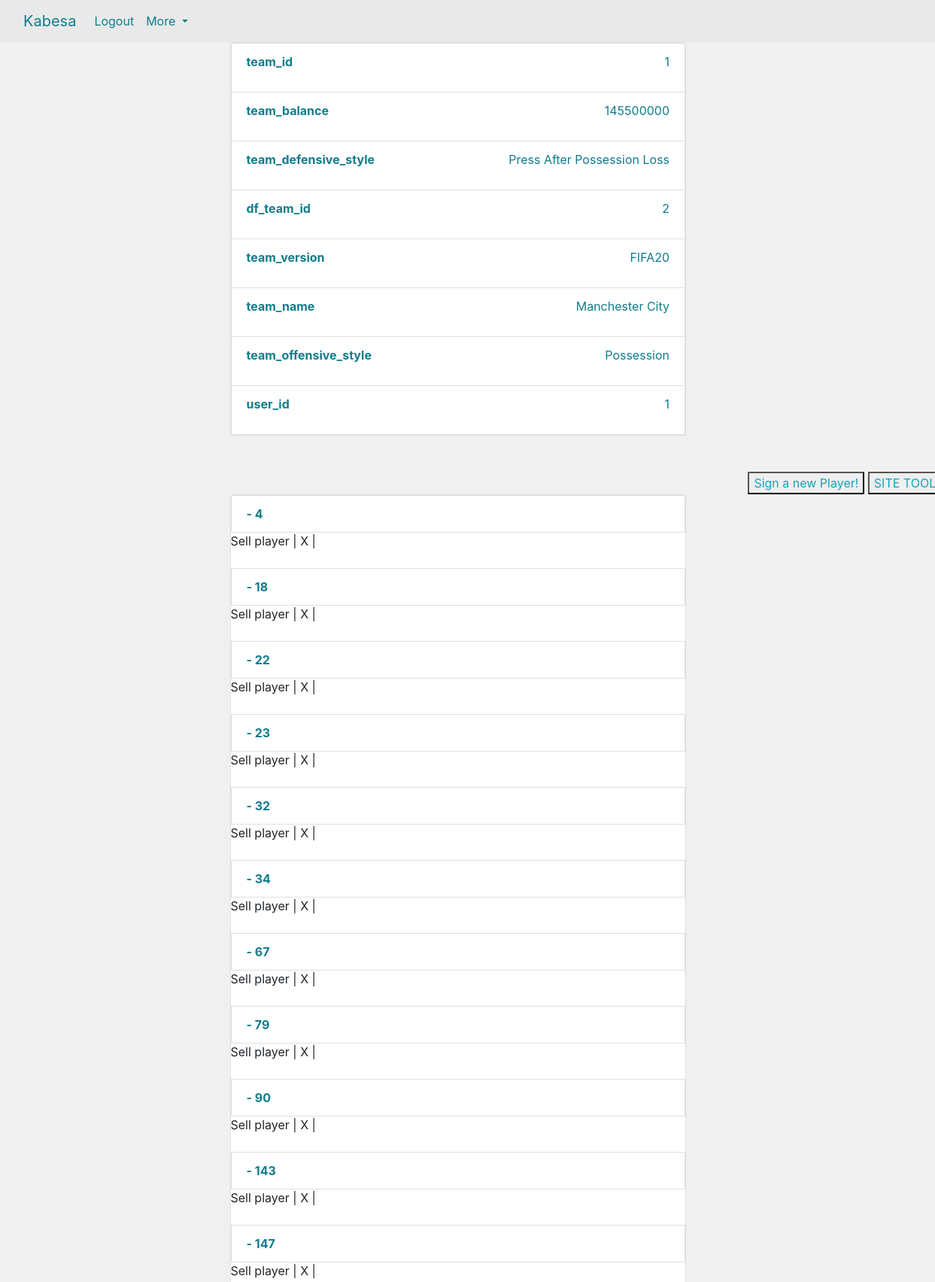
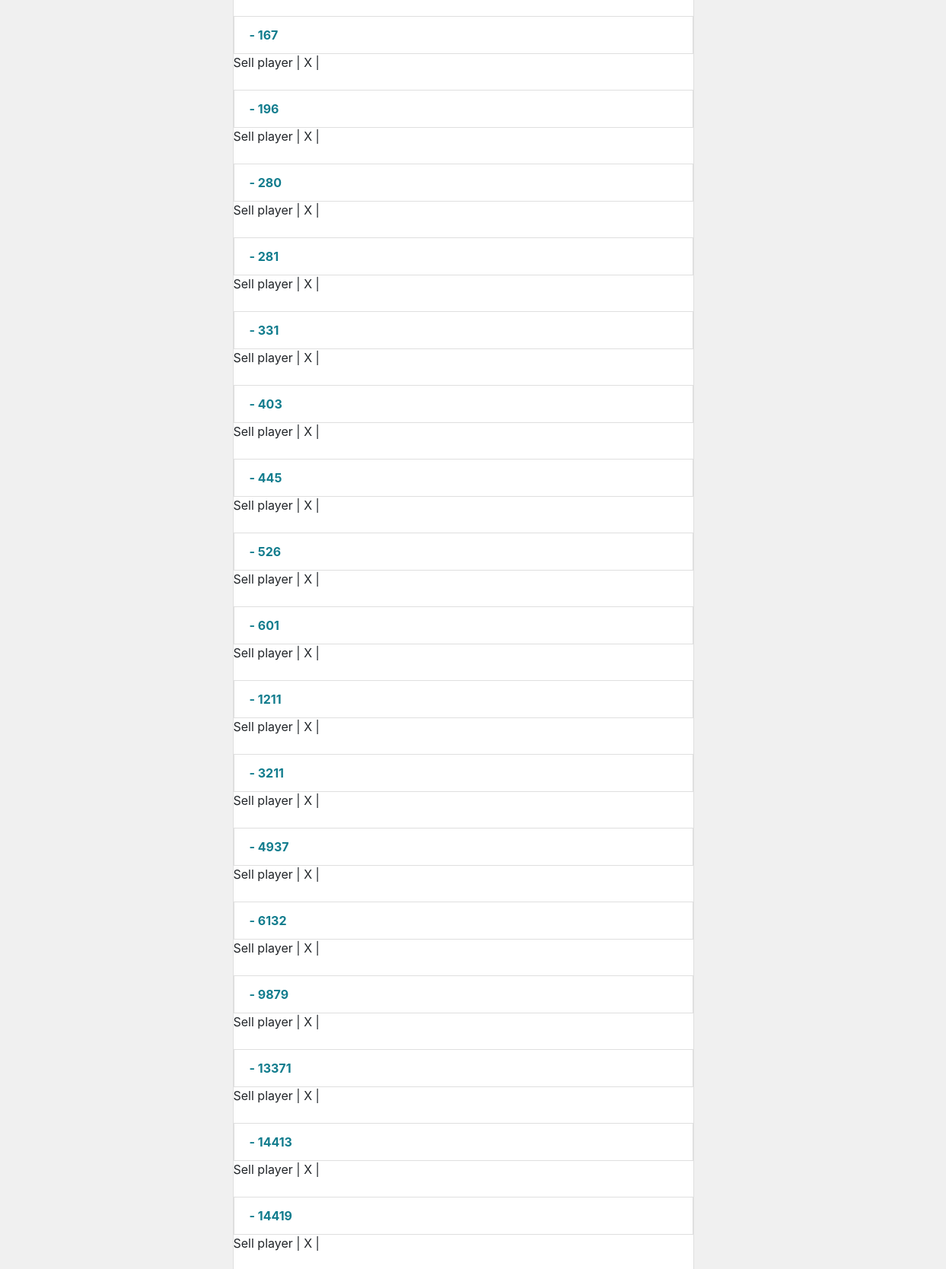
The app's page /myteam/1 (signed in, upper part) with its own data (2 pictures, top to bottom).
### ProjectFlask/models.py (models this page shows, shortened)
class Team(db.Model):
    team_name = db.Column(db.String(21),nullable=False,unique=True)
    team_id = db.Column(db.Integer, primary_key=True)
    team_balance = db.Column(db.Integer)
    team_version = db.Column(db.String(10),nullable=False)
    team_players = db.Column(db.String(3000),default='')
    team_offensive_style = db.Column(db.String(200),nullable=False,default='Balanced')
    team_defensive_style = db.Column(db.String(200),nullable=False,default='Balanced')
    user_id = db.Column(db.Integer, db.ForeignKey('user.id'))
    df_team_id = db.Column(db.Integer)

### ProjectFlask/routes.py (the view)
@app.route('/myteam/<int:team_id>',methods=['POST', 'GET'])
@login_required
def myteamID(team_id):
	if request.method == "POST":
		player_id = request.form['player_id']
		sellplayer(team_id,int(player_id))
	try:
		team_info=current_user.user_teams[team_id-1].__dict__
		team_players_int = [int(player_id) for player_id in team_info['team_players'].split(',') if player_id]
		team_players_str = []
		for player in team_players_int:
			team_players_str.append(player_df.iloc[player-1]['str_player_name'])
		print(team_players_str)
		team_players = dict(zip(team_players_str,team_players_int))
		return render_template('myteam.html',myteam_info=team_info,team_players=team_players)
	except Exception as ex:
		print(traceback.format_exc())
		print(ex)
		return render_template('myteam.html',myteam_info=team_info,team_players={})

### ProjectFlask/models.py (called while the page is built)
@login_manager.user_loader
def load_user(user_id):
    return User.query.get(int(user_id))

### ProjectFlask/templates/myteam.html (shortened to what this page needs)
{% extends "base.html" %}
{% block content %}
<div class="row">
    <div class="col-sm-6 col-md-6 col-lg-6" style="position: relative; left: 24%;">
        <div class="card mb-5">
            {% for key in myteam_info %}
                {% if not (key == 'team_players' or key=='_sa_instance_state') %}
                        <li class="list-group-item d-flex justify-content-between colour">
                            <strong>{{key}}</strong>
                            <p>{{myteam_info[key]}}</p>
                        </li>
                        {% endif %}
                    {% endfor %}
        </div>
    </div>
</div>
{% if myteam_info %}
<button
 id="register-link" class="text-right" style="position: relative; left: 80%;">
    <a href="/buyplayer/{{myteam_info.team_id}}" class="text-info">Sign a new Player!</a></button>
<button
 id="register-link" class="text-right" style="position: relative; left: 80%;">
    <a href="/sitetools" class="text-info">SITE TOOLS!</a></button>
{% endif %}
<div class="row">
    <div class="col-sm-6 col-md-6 col-lg-6" style="position: relative; left: 24%;">
        <div class="card mb-5">
            <form action="" method="post">
            {% for key in team_players %}
                        <li class="list-group-item d-flex justify-content-between colour">
                            <strong>{{key+ ' - ' + team_players[key]|string}}</strong>
                        </li>
                        <p>
                            <label style="cursor: pointer;">
                                                                Sell player | X |
                            </label>
                        </p>
                    {% endfor %}
            </form>
        </div>
    </div>
</div>
{% endblock %}

### ProjectFlask/templates/base.html (shortened to what this page needs)
<!DOCTYPE html>
<html lang="en">
<head>
		<link href="//maxcdn.bootstrapcdn.com/bootstrap/4.1.1/css/bootstrap.min.css" rel="stylesheet" id="bootstrap-css">
		<link rel="stylesheet" type = "text/css" href="{{url_for('static',filename = 'Mainstyle.css')}}">
        {% if session['theme'] %}
        <link rel="stylesheet" type = "text/css" href="{{url_for('static',filename = session['theme']+'.css')}}">
        {% else %}
        <link rel="stylesheet" type = "text/css" href="{{url_for('static',filename = 'theme.css')}}">
        {% endif %}
</head>
<body>
<nav class="navbar navbar-expand-lg" style="background-color:rgba(100,100,100,0.05)">
    <div class="container-fluid">
        <a class="navbar-brand colour" href="/">Kabesa</a>
        <div class="collapse navbar-collapse" id="navbarSupportedContent">
            <ul class="navbar-nav mr-auto">
                <li class="nav-item">
									{% if session['user'] %}
                    <a class="nav-link colour" href="logout">Logout</a>
									{% else %}
										<a class="nav-link colour" href="login">Login</a>
									{% endif %}
                </li>
                <li class="nav-item dropdown">
                    <a class="nav-link dropdown-toggle colour" href="#" id="navbarDropdown" role="button"
                       data-bs-toggle="dropdown" aria-expanded="false">
                        More
                    </a>
                        </li>
                    </ul>
        </div>
    </div>
</nav>
{% block content %}
{% endblock %}
</body>
</html>

### ProjectFlask/static/Mainstyle.css (style rules this page uses)
.colour { color: hsl(188, 78%, 31%); }
body { background-color: var(--background_color); }

### ProjectFlask/static/theme.css (style rules this page uses)
:root { --background_color:#f0f0f0 ; }

### records on screen
Team: team_balance "145500000" "Press After Possession Loss" "FIFA20" "Manchester City" "Possession"

### other values on screen
{{ key }} "team_id" "team_balance" "team_defensive_style" "df_team_id" "team_version" "team_name" "team_offensive_style" "user_id"
{{ myteam_info[key] }} "1" "2" "1"
{{ key+ ' - ' + team_players[key]|string }} "- 4" "- 18" "- 22" "- 23" "- 32" "- 34" "- 67" "- 79" "- 90" "- 143" "- 147" "- 167" "- 196" "- 280" "- 281" "- 331" "- 403" "- 445" "- 526" "- 601" "- 1211" "- 3211" "- 4937" "- 6132" "- 9879" "- 13371" "- 14413" "- 14419"
